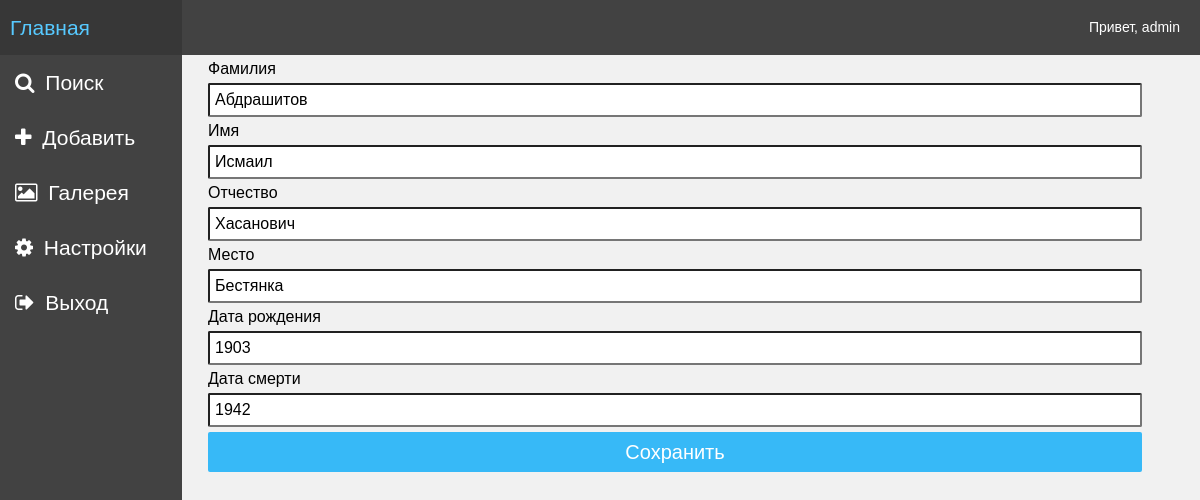
Page /admin/edit.php?n=1 (signed in) on the committed database.
### tables this page shows
CREATE TABLE `mb2` (
  `id` int(10) NOT NULL,
  `surname` varchar(25) DEFAULT NULL,
  `name` varchar(25) DEFAULT NULL,
  `patronymic` varchar(25) DEFAULT NULL,
  `place` varchar(50) DEFAULT NULL,
  `db` varchar(4) DEFAULT NULL,
  `dd` varchar(4) DEFAULT NULL
);

### functions.php (called while the page is built, shortened)
<?php
require "connect.php";
 function clean_data($data) {
 	global $connect;
 	$data = strip_tags($data);
 	$data = preg_replace('~[^a-z0-9 \x80-\xFF]~i', " ",$data);
 	$data = trim($data);
	$data = mysqli_real_escape_string( $connect, $data);
	return $data;
 }
?>

### admin/edit.php (the view, shortened to what this page needs)
<?php
require "../connect.php";
require "../functions.php";
if (isset($_GET['n'])) {
	$n = (int)clean_data($_GET['n']);
	if( $n != 0) {
		$str = "SELECT * FROM mb2 WHERE id = '$n'";
		$result = mysqli_query($connect, $str) or die(mysqli_error("Ошибка выборки из базы данных: "));
		$myrow = mysqli_fetch_array($result);
	} else header("Location: index.php");
} else 	if(isset($_POST['id']) && $_POST['action'] == 'edit' ) {
			$surname = clean_data($_POST['surname']);
			$name = clean_data($_POST['name']);
			$patronymic = clean_data($_POST['patronymic']);
			$place = clean_data($_POST['place']);
			$db = clean_data($_POST['db']);
			$dd = clean_data($_POST['dd']);
			$id = clean_data($_POST['id']);
			$str = "UPDATE mb2 SET 	surname = '$surname',
									name = '$name',
									patronymic = '$patronymic',
									place = '$place',
									db = '$db',
									dd = '$dd'  WHERE id = '$id'";
			echo $str;
			$result = mysqli_query($connect,$str) or die(mysqli_error("Ошибка обновления"));
			if ($result) {
				$is_saved = true;
			}
			$str = "SELECT * FROM mb2 WHERE id = '$id'";
			$result = mysqli_query($connect, $str) or die(mysqli_error("Ошибка выборки из базы данных: "));
			$myrow = mysqli_fetch_array($result);
}
?>
<!DOCTYPE html>
<html>
<head>
	<link rel="stylesheet" type="text/css" href="admin-style.css">
	<link rel="stylesheet" type="text/css" href="../lib/font-awesome-4.7.0/css/font-awesome.css">
</head>
<body>
<?php
 require 'adminbar.php' ?>
<div class="content">
<div class="create_new">
	<form action="edit.php" method="POST">
		<label> Фамилия <input type="text" name="surname"	value="<?php echo $myrow['surname'] ?>"></label>
		<label> Имя <input type="text" name="name"	value="<?php echo $myrow['name'] ?>"></label>
		<label> Отчество <input type="text" name="patronymic"	value="<?php echo $myrow['patronymic'] ?>"></label>
		<label> Место <input type="text" name="place"	value="<?php echo $myrow['place'] ?>"></label>
		<label> Дата рождения <input type="text" name="db"	value="<?php echo $myrow['db'] ?>"></label>
		<label> Дата смерти<input type="text" name="dd"	value="<?php echo $myrow['dd'] ?>"></label>
		<input type="submit" name="create_new" value="Сохранить">
	</form>
</div>
</div>
</body>
</html>

### admin/admin-style.css (style rules this page uses)
* { font-family: Ubuntu,Cantarell, Tahoma,sans-serif; box-sizing: border-box; }
body { background-color: #f1f1f1; }
input { border-radius: 2px; margin: 5px 0; padding: 0 5px; line-height: 30px; font-size: 16px; }
.content { margin-left: 200px; margin-top: 60px; }
.create_new { margin-right: 50px; }
.create_new input { display: block; width: 100%; }
input[type='submit'] { height: 40px; line-height: 30px; background-color: #37b9f7; border: none; color: #fff; font-size: 20px; border-radius: 2px; }

### rows in the picture
mb2: surname "Абдрашитов", name "Исмаил", patronymic "Хасанович", place "Бестянка", db "1903", dd "1942"

### other values in the picture
$_SESSION['login'] "admin"
